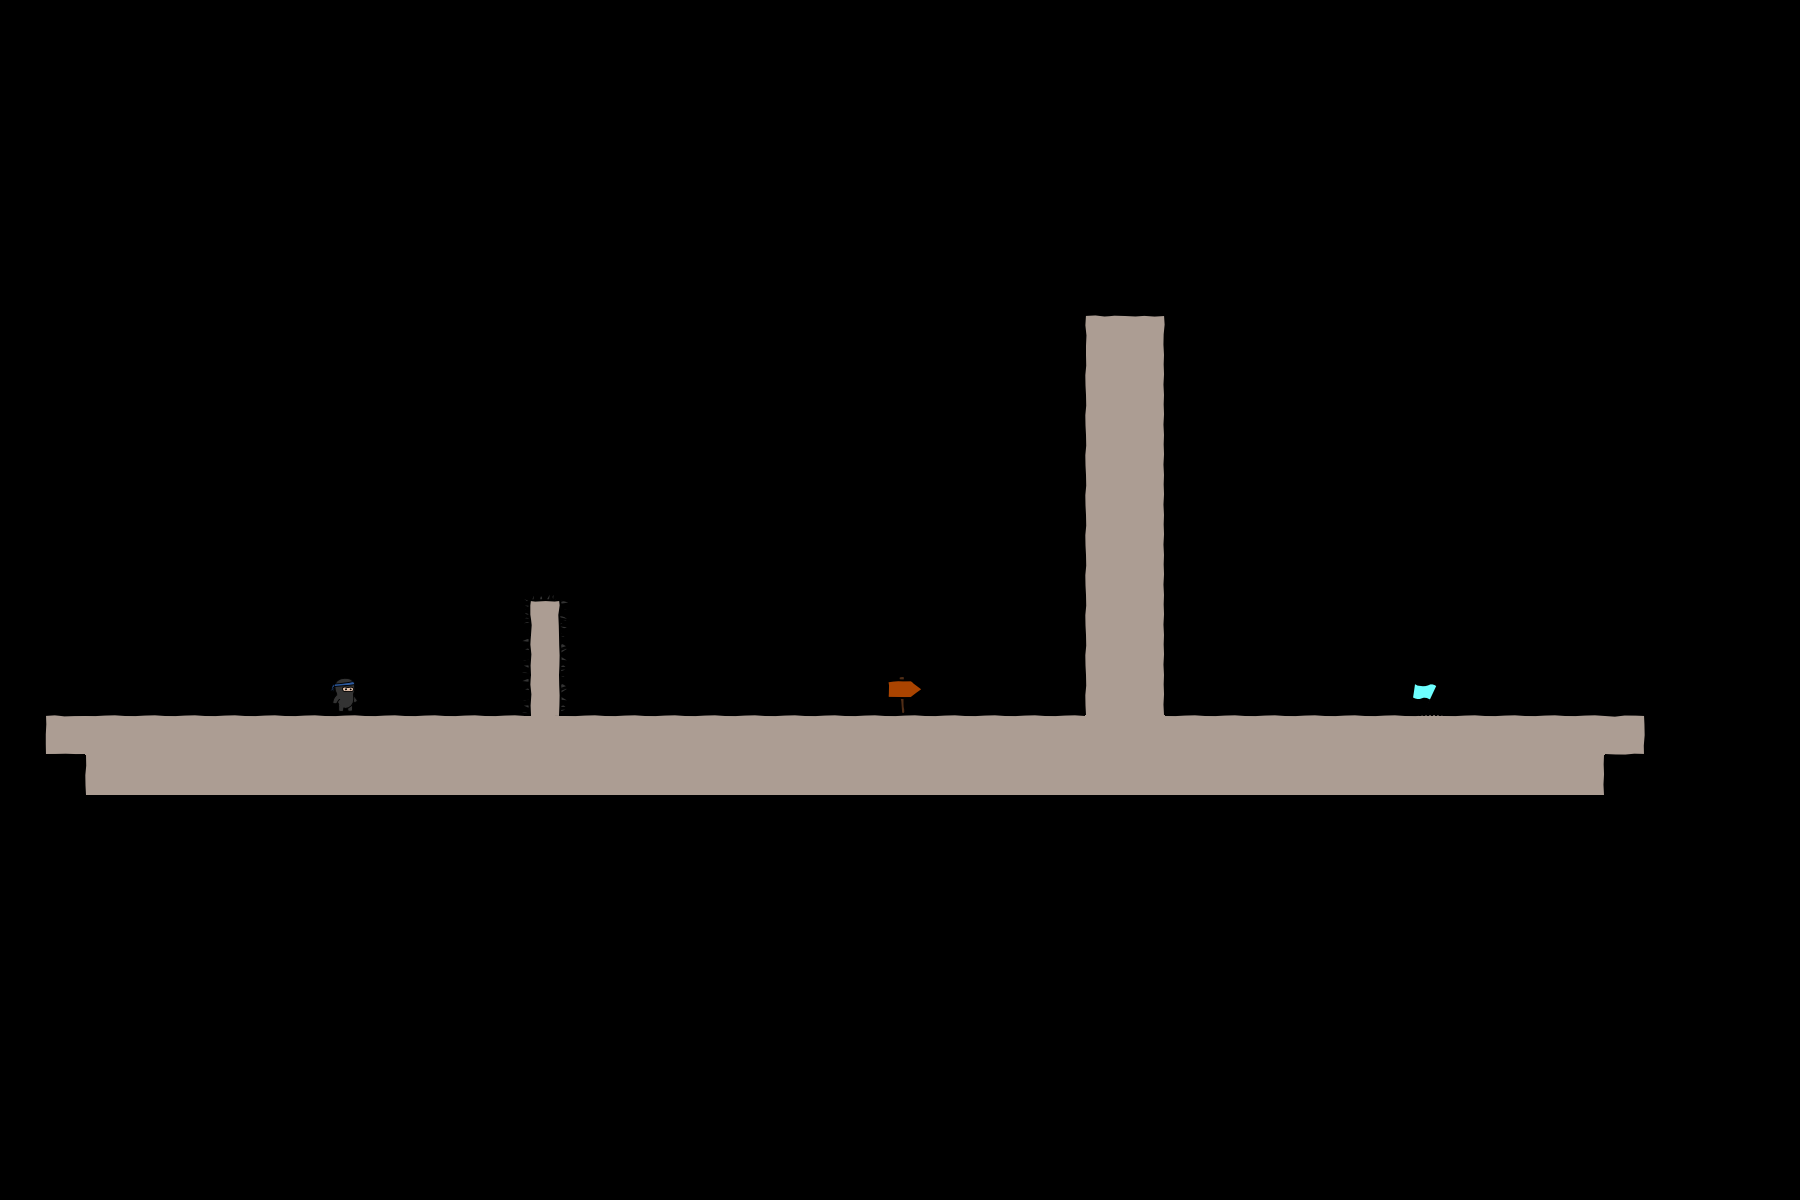

Below is a game level as drawn by its tile map, then a one-line description and the .tmx file that defines it, in full:
An orthogonal 45x30 tile map with 40x40 px tiles, 3 tile layers (bg, objects, fg), 2 tilesets.

<map version="1.0" orientation="orthogonal" width="45" height="30" tilewidth="40" tileheight="40">
 <tileset firstgid="1" name="world1" tilewidth="50" tileheight="50">
  <image source="world1.png" width="400" height="400" />
 </tileset>
 <tileset firstgid="65" name="objectpalette" tilewidth="50" tileheight="50">
  <image source="objectpalette.png" width="400" height="400" />
 </tileset>
 <layer name="bg" width="42" height="20">
  <data encoding="csv">  0,0,0,0,0,0,0,0,0,0,0,0,0,0,0,0,0,0,0,0,0,0,0,0,0,0,0,0,0,0,0,0,0,0,0,0,0,0,0,0,0,0,
  0,0,0,0,0,0,0,0,0,0,0,0,0,0,0,0,0,0,0,0,0,0,0,0,0,0,0,0,0,0,0,0,0,0,0,0,0,0,0,0,0,0,
  0,0,0,0,0,0,0,0,0,0,0,0,0,0,0,0,0,0,0,0,0,0,0,0,0,0,0,0,0,0,0,0,0,0,0,0,0,0,0,0,0,0,
  0,0,0,0,0,0,0,0,0,0,0,0,0,0,0,0,0,0,0,0,0,0,0,0,0,0,0,0,0,0,0,0,0,0,0,0,0,0,0,0,0,0,
  0,0,0,0,0,0,0,0,0,0,0,0,0,0,0,0,0,0,0,0,0,0,0,0,0,0,0,0,0,0,0,0,0,0,0,0,0,0,0,0,0,0,
  0,0,0,0,0,0,0,0,0,0,0,0,0,0,0,0,0,0,0,0,0,0,0,0,0,0,0,0,0,0,0,0,0,0,0,0,0,0,0,0,0,0,
  0,0,0,0,0,0,0,0,0,0,0,0,0,0,0,0,0,0,0,0,0,0,0,0,0,0,0,0,0,0,0,0,0,0,0,0,0,0,0,0,0,0,
  0,0,0,0,0,0,0,0,0,0,0,0,0,0,0,0,0,0,0,0,0,0,0,0,0,0,0,0,0,0,0,0,0,0,0,0,0,0,0,0,0,0,
  0,0,0,0,0,0,0,0,0,0,0,0,0,0,0,0,0,0,0,0,0,0,0,0,0,0,0,9,11,0,0,0,0,0,0,0,0,0,0,0,0,0,
  0,0,0,0,0,0,0,0,0,0,0,0,0,0,0,0,0,0,0,0,0,0,0,0,0,0,0,17,19,0,0,0,0,0,0,0,0,0,0,0,0,0,
  0,0,0,0,0,0,0,0,0,0,0,0,0,0,0,0,0,0,0,0,0,0,0,0,0,0,0,17,19,0,0,0,0,0,0,0,0,0,0,0,0,0,
  0,0,0,0,0,0,0,0,0,0,0,0,0,0,0,0,0,0,0,0,0,0,0,0,0,0,0,17,19,0,0,0,0,0,0,0,0,0,0,0,0,0,
  0,0,0,0,0,0,0,0,0,0,0,0,0,0,0,0,0,0,0,0,0,0,0,0,0,0,0,17,19,0,0,0,0,0,0,0,0,0,0,0,0,0,
  0,0,0,0,0,0,0,0,0,0,0,0,0,0,0,0,0,0,0,0,0,0,0,0,0,0,0,17,19,0,0,0,0,0,0,0,0,0,0,0,0,0,
  0,0,0,0,0,0,0,0,0,0,0,0,0,0,0,0,0,0,0,0,0,0,0,0,0,0,0,17,19,0,0,0,0,0,0,0,0,0,0,0,0,0,
  0,0,0,0,0,0,0,0,0,0,0,0,0,0,0,0,0,0,0,0,0,0,0,0,0,0,0,17,19,0,0,0,0,0,0,0,0,0,0,0,0,0,
  0,0,0,0,0,0,0,0,0,0,0,0,0,0,0,0,0,0,0,0,0,0,0,0,0,0,0,17,19,0,0,0,0,0,0,0,0,0,0,0,0,0,
  0,0,0,0,0,0,0,0,0,0,0,0,0,0,0,0,0,0,0,0,0,0,34,0,0,0,0,17,19,0,0,0,0,0,0,0,0,0,0,0,0,0,
  0,1,10,10,10,10,10,10,10,10,10,10,10,18,10,10,10,10,10,10,10,10,10,10,10,10,10,18,18,10,10,10,10,10,10,10,10,10,10,10,3,0,
  0,0,17,18,18,18,18,18,18,18,18,18,18,18,18,18,18,18,18,18,18,18,18,18,18,18,18,18,18,18,18,18,18,18,18,18,18,18,18,19,0,0
</data>
 </layer>
 <layer name="objects" width="42" height="20">
  <data encoding="csv">
  0,0,0,0,0,0,0,0,0,0,0,0,0,0,0,0,0,0,0,0,0,0,0,0,0,0,0,0,0,0,0,0,0,0,0,0,0,0,0,0,0,0,
  0,0,0,0,0,0,0,0,0,0,0,0,0,0,0,0,0,0,0,0,0,0,0,0,0,0,0,0,0,0,0,0,0,0,0,0,0,0,0,0,0,0,
  0,0,0,0,0,0,0,0,0,0,0,0,0,0,0,0,0,0,0,0,0,0,0,0,0,0,0,0,0,0,0,0,0,0,0,0,0,0,0,0,0,0,
  0,0,0,0,0,0,0,0,0,0,0,0,0,0,0,0,0,0,0,0,0,0,0,0,0,0,0,0,0,0,0,0,0,0,0,0,0,0,0,0,0,0,
  0,0,0,0,0,0,0,0,0,0,0,0,0,0,0,0,0,0,0,0,0,0,0,0,0,0,0,0,0,0,0,0,0,0,0,0,0,0,0,0,0,0,
  0,0,0,0,0,0,0,0,0,0,0,0,0,0,0,0,0,0,0,0,0,0,0,0,0,0,0,0,0,0,0,0,0,0,0,0,0,0,0,0,0,0,
  0,0,0,0,0,0,0,0,0,0,0,0,0,0,0,0,0,0,0,0,0,0,0,0,0,0,0,0,0,0,0,0,0,0,0,0,0,0,0,0,0,0,
  0,0,0,0,0,0,0,0,0,0,0,0,0,0,0,0,0,0,0,0,0,0,0,0,0,0,0,0,0,0,0,0,0,0,0,0,0,0,0,0,0,0,
  0,0,0,0,0,0,0,0,0,0,0,0,0,0,0,0,0,0,0,0,0,0,0,0,0,0,0,0,0,0,0,0,0,0,0,0,0,0,0,0,0,0,
  0,0,0,0,0,0,0,0,0,0,0,0,0,0,0,0,0,0,0,0,0,0,0,0,0,0,0,0,0,0,0,0,0,0,0,0,0,0,0,0,0,0,
  0,0,0,0,0,0,0,0,0,0,0,0,0,0,0,0,0,0,0,0,0,0,0,0,0,0,0,0,0,0,0,0,0,0,0,0,0,0,0,0,0,0,
  0,0,0,0,0,0,0,0,0,0,0,0,0,0,0,0,0,0,0,0,0,0,0,0,0,0,0,0,0,0,0,0,0,0,0,0,0,0,0,0,0,0,
  0,0,0,0,0,0,0,0,0,0,0,0,0,0,0,0,0,0,0,0,0,0,0,0,0,0,0,0,0,0,0,0,0,0,0,0,0,0,0,0,0,0,
  0,0,0,0,0,0,0,0,0,0,0,0,0,0,0,0,0,0,0,0,0,0,0,0,0,0,0,0,0,0,0,0,0,0,0,0,0,0,0,0,0,0,
  0,0,0,0,0,0,0,0,0,0,0,0,0,0,0,0,0,0,0,0,0,0,0,0,0,0,0,0,0,0,0,0,0,0,0,0,0,0,0,0,0,0,
  0,0,0,0,0,0,0,0,0,0,0,0,0,108,0,0,0,0,0,0,0,0,0,0,0,0,0,0,0,0,0,0,0,0,0,0,0,0,0,0,0,0,
  0,0,0,0,0,0,0,0,0,0,0,0,0,116,0,0,0,0,0,0,0,0,0,0,0,0,0,0,0,0,0,0,0,0,0,0,0,0,0,0,0,0,
  0,0,0,0,0,0,0,0,65,0,0,0,0,116,0,0,0,0,0,0,0,0,0,0,0,0,0,0,0,0,0,0,0,0,0,66,0,0,0,0,0,0,
  0,0,0,0,0,0,0,0,0,0,0,0,0,0,0,0,0,0,0,0,0,0,0,0,0,0,0,0,0,0,0,0,0,0,0,0,0,0,0,0,0,0,
  0,0,0,0,0,0,0,0,0,0,0,0,0,0,0,0,0,0,0,0,0,0,0,0,0,0,0,0,0,0,0,0,0,0,0,0,0,0,0,0,0,0
</data>
 </layer>
 <layer name="fg" width="42" height="20">
  <data encoding="csv">
  0,0,0,0,0,0,0,0,0,0,0,0,0,0,0,0,0,0,0,0,0,0,0,0,0,0,0,0,0,0,0,0,0,0,0,0,0,0,0,0,0,0,
  0,0,0,0,0,0,0,0,0,0,0,0,0,0,0,0,0,0,0,0,0,0,0,0,0,0,0,0,0,0,0,0,0,0,0,0,0,0,0,0,0,0,
  0,0,0,0,0,0,0,0,0,0,0,0,0,0,0,0,0,0,0,0,0,0,0,0,0,0,0,0,0,0,0,0,0,0,0,0,0,0,0,0,0,0,
  0,0,0,0,0,0,0,0,0,0,0,0,0,0,0,0,0,0,0,0,0,0,0,0,0,0,0,0,0,0,0,0,0,0,0,0,0,0,0,0,0,0,
  0,0,0,0,0,0,0,0,0,0,0,0,0,0,0,0,0,0,0,0,0,0,0,0,0,0,0,0,0,0,0,0,0,0,0,0,0,0,0,0,0,0,
  0,0,0,0,0,0,0,0,0,0,0,0,0,0,0,0,0,0,0,0,0,0,0,0,0,0,0,0,0,0,0,0,0,0,0,0,0,0,0,0,0,0,
  0,0,0,0,0,0,0,0,0,0,0,0,0,0,0,0,0,0,0,0,0,0,0,0,0,0,0,0,0,0,0,0,0,0,0,0,0,0,0,0,0,0,
  0,0,0,0,0,0,0,0,0,0,0,0,0,0,0,0,0,0,0,0,0,0,0,0,0,0,0,0,0,0,0,0,0,0,0,0,0,0,0,0,0,0,
  0,0,0,0,0,0,0,0,0,0,0,0,0,0,0,0,0,0,0,0,0,0,0,0,0,0,0,0,0,0,0,0,0,0,0,0,0,0,0,0,0,0,
  0,0,0,0,0,0,0,0,0,0,0,0,0,0,0,0,0,0,0,0,0,0,0,0,0,0,0,0,0,0,0,0,0,0,0,0,0,0,0,0,0,0,
  0,0,0,0,0,0,0,0,0,0,0,0,0,0,0,0,0,0,0,0,0,0,0,0,0,0,0,0,0,0,0,0,0,0,0,0,0,0,0,0,0,0,
  0,0,0,0,0,0,0,0,0,0,0,0,0,0,0,0,0,0,0,0,0,0,0,0,0,0,0,0,0,0,0,0,0,0,0,0,0,0,0,0,0,0,
  0,0,0,0,0,0,0,0,0,0,0,0,0,0,0,0,0,0,0,0,0,0,0,0,0,0,0,0,0,0,0,0,0,0,0,0,0,0,0,0,0,0,
  0,0,0,0,0,0,0,0,0,0,0,0,0,0,0,0,0,0,0,0,0,0,0,0,0,0,0,0,0,0,0,0,0,0,0,0,0,0,0,0,0,0,
  0,0,0,0,0,0,0,0,0,0,0,0,0,0,0,0,0,0,0,0,0,0,0,0,0,0,0,0,0,0,0,0,0,0,0,0,0,0,0,0,0,0,
  0,0,0,0,0,0,0,0,0,0,0,0,0,0,0,0,0,0,0,0,0,0,0,0,0,0,0,0,0,0,0,0,0,0,0,0,0,0,0,0,0,0,
  0,0,0,0,0,0,0,0,0,0,0,0,0,0,0,0,0,0,0,0,0,0,0,0,0,0,0,0,0,0,0,0,0,0,0,0,0,0,0,0,0,0,
  0,0,0,0,0,0,0,0,0,0,0,0,0,0,0,0,0,0,0,0,0,0,0,0,0,0,0,0,0,0,0,0,0,0,0,0,0,0,0,0,0,0,
  0,0,0,0,0,0,0,0,0,0,0,0,0,0,0,0,0,0,0,0,0,0,0,0,0,0,0,0,0,0,0,0,0,0,0,0,0,0,0,0,0,0,
  0,0,0,0,0,0,0,0,0,0,0,0,0,0,0,0,0,0,0,0,0,0,0,0,0,0,0,0,0,0,0,0,0,0,0,0,0,0,0,0,0,0
</data>
 </layer>
</map>
